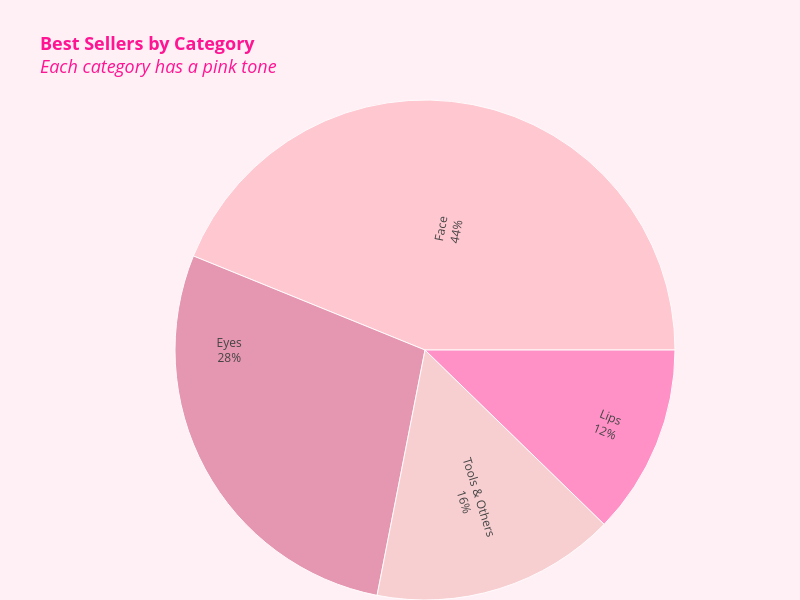

Source (notebook cell):
### Code cell
# Interactive sunburst chart showing the number of best-selling products by category,
import plotly.express as px
best_sellers = df_face[df_face['Best Seller'] == 1]
best_sellers_cat = best_sellers['Category'].value_counts().reset_index()
best_sellers_cat.columns = ['Category', 'Count']
color_map = {
    'Face': '#FFB6C1',
    'Lips': '#FF69B4',
    'Eyes': '#DB7093',
    'Tools & Others': '#F4C2C2'}
fig = px.sunburst(
    best_sellers_cat,
    path=['Category'],
    values='Count',
    color='Category',
    color_discrete_map=color_map,
    title='<b>Best Sellers by Category</b><br><i>Each category has a pink tone</i>')
fig.update_traces(
    marker=dict(line=dict(color='white', width=1)),
    hovertemplate='<b>%{label}</b><br>Best Sellers: %{value}<extra></extra>',
    textinfo='label+percent entry',
    insidetextorientation='radial')
fig.update_layout(
    paper_bgcolor='#FFF0F5',
    margin=dict(t=100, l=50, r=0, b=0),
    height=600,
    width=800,
    title_font=dict(size=18, color='#FF1493'),
    uniformtext=dict(minsize=8, mode='hide'),
    clickmode='event+select')
fig.show()

### Figure 1 — Plotly figure (JSON) as saved in the notebook; plotly's stock layout.template omitted (floating-point values rounded to 4 significant figures)
{"data": [{"branchvalues": "total", "customdata": [["Face"], ["Eyes"], ["Tools & Others"], ["Lips"]], "domain": {"x": [0, 1], "y": [0, 1]}, "hovertemplate": "<b>%{label}</b><br>Best Sellers: %{value}<extra></extra>", "ids": ["Face", "Eyes", "Tools & Others", "Lips"], "insidetextorientation": "radial", "labels": ["Face", "Eyes", "Tools & Others", "Lips"], "marker": {"colors": ["#FFB6C1", "#DB7093", "#F4C2C2", "#FF69B4"], "line": {"color": "white", "width": 1}}, "name": "", "parents": ["", "", "", ""], "textinfo": "label+percent entry", "type": "sunburst", "values": [25, 16, 9, 7]}], "layout": {"clickmode": "event+select", "height": 600, "legend": {"tracegroupgap": 0}, "margin": {"b": 0, "l": 50, "r": 0, "t": 100}, "paper_bgcolor": "#FFF0F5", "title": {"font": {"color": "#FF1493", "size": 18}, "text": "<b>Best Sellers by Category</b><br><i>Each category has a pink tone</i>"}, "uniformtext": {"minsize": 8, "mode": "hide"}, "width": 800}}
